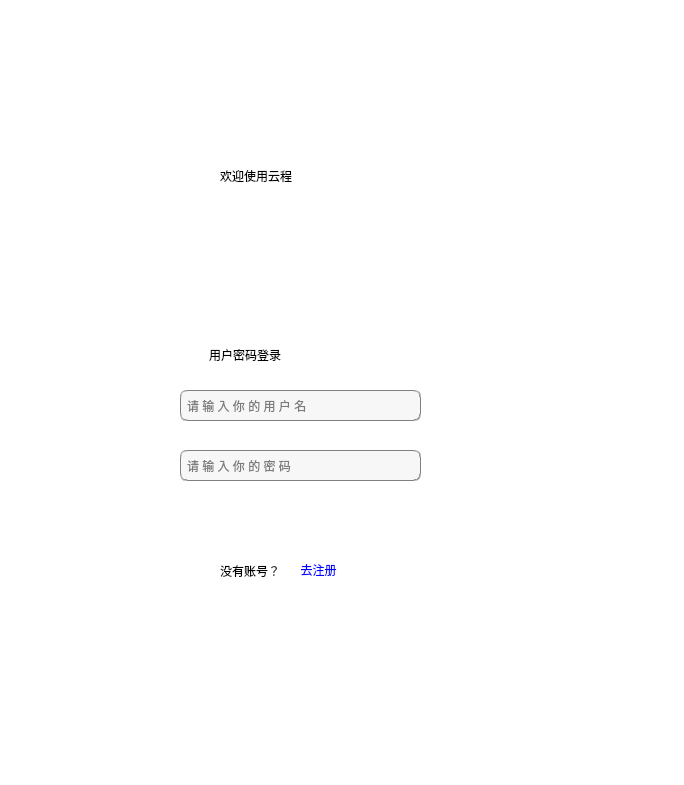
<?xml version="1.0" encoding="UTF-8"?>
<ui version="4.0">
 <class>loginWindow</class>
 <widget class="QMainWindow" name="loginWindow">
  <property name="geometry">
   <rect>
    <x>0</x>
    <y>0</y>
    <width>684</width>
    <height>785</height>
   </rect>
  </property>
  <property name="windowTitle">
   <string>MainWindow</string>
  </property>
  <property name="styleSheet">
   <string notr="true">background-color: rgb(255, 255, 255);</string>
  </property>
  <widget class="QWidget" name="centralwidget">
   <widget class="QPushButton" name="pushButton_sign_in">
    <property name="geometry">
     <rect>
      <x>180</x>
      <y>500</y>
      <width>241</width>
      <height>41</height>
     </rect>
    </property>
    <property name="styleSheet">
     <string notr="true">QPushButton {
    background-color: qlineargradient(spread:pad, x1:0.52, y1:1, x2:0.54, y2:0, 
        stop:0.0112994 rgba(64, 145, 252, 255), 
        stop:1 rgba(255, 255, 255, 255));
    color: rgb(255, 255, 255);
    border: 0px groove gray;
    border-radius: 7px;
    padding: 4px 6px;
    font: 14pt &quot;Candara&quot;;
    box-shadow: 3px 3px 6px rgba(0, 0, 0, 50);
}

/* 鼠标悬停效果 */
QPushButton:hover {
    background-color: qlineargradient(spread:pad, x1:0.52, y1:1, x2:0.54, y2:0, 
        stop:0 rgba(72, 155, 255, 255), 
        stop:1 rgba(240, 240, 240, 255));
    color: rgb(240, 240, 240);
    border: 1px solid rgba(64, 145, 252, 200);
}

/* 按下效果 */
QPushButton:pressed {
    background-color: qlineargradient(spread:pad, x1:0.52, y1:1, x2:0.54, y2:0, 
        stop:0 rgba(50, 130, 240, 255), 
        stop:1 rgba(220, 220, 220, 255));
    color: rgb(220, 220, 220);
    padding: 6px 8px; /* 模拟下沉效果 */
    border: 1px solid rgba(50, 130, 240, 200);
}
</string>
    </property>
    <property name="text">
     <string>登 录</string>
    </property>
    <property name="autoDefault">
     <bool>false</bool>
    </property>
    <property name="default">
     <bool>false</bool>
    </property>
   </widget>
   <widget class="QLabel" name="label_txt">
    <property name="geometry">
     <rect>
      <x>220</x>
      <y>150</y>
      <width>251</width>
      <height>51</height>
     </rect>
    </property>
    <property name="styleSheet">
     <string notr="true">
font: 30pt &quot;千图笔锋手写体&quot;;</string>
    </property>
    <property name="text">
     <string>欢迎使用云程</string>
    </property>
    <property name="openExternalLinks">
     <bool>false</bool>
    </property>
   </widget>
   <widget class="QLineEdit" name="LineEdit_usrname">
    <property name="geometry">
     <rect>
      <x>180</x>
      <y>390</y>
      <width>241</width>
      <height>31</height>
     </rect>
    </property>
    <property name="styleSheet">
     <string notr="true">background-color: rgb(247, 247, 247);
border:1px groove gray;border-radius:
7px;padding:2px 4px;
font: 10pt &quot;Candara&quot;;</string>
    </property>
    <property name="placeholderText">
     <string>请 输 入 你 的 用 户 名</string>
    </property>
   </widget>
   <widget class="QLineEdit" name="lineEdit_pwd">
    <property name="geometry">
     <rect>
      <x>180</x>
      <y>450</y>
      <width>241</width>
      <height>31</height>
     </rect>
    </property>
    <property name="styleSheet">
     <string notr="true">background-color: rgb(247, 247, 247);
border:1px groove gray;border-radius:
7px;padding:2px 4px;
font: 10pt &quot;Candara&quot;;</string>
    </property>
    <property name="echoMode">
     <enum>QLineEdit::EchoMode::Password</enum>
    </property>
    <property name="placeholderText">
     <string>请 输 入 你 的 密 码</string>
    </property>
   </widget>
   <widget class="QLabel" name="label_image">
    <property name="geometry">
     <rect>
      <x>550</x>
      <y>-10</y>
      <width>401</width>
      <height>781</height>
     </rect>
    </property>
    <property name="text">
     <string/>
    </property>
   </widget>
   <widget class="QLabel" name="label_tips">
    <property name="geometry">
     <rect>
      <x>209</x>
      <y>339</y>
      <width>191</width>
      <height>31</height>
     </rect>
    </property>
    <property name="styleSheet">
     <string notr="true">font: 18pt &quot;Arial Black&quot;;</string>
    </property>
    <property name="text">
     <string>用户密码登录</string>
    </property>
   </widget>
   <widget class="QLabel" name="label_logo">
    <property name="geometry">
     <rect>
      <x>70</x>
      <y>100</y>
      <width>111</width>
      <height>131</height>
     </rect>
    </property>
    <property name="text">
     <string/>
    </property>
   </widget>
   <widget class="QWidget" name="layoutWidget">
    <property name="geometry">
     <rect>
      <x>220</x>
      <y>560</y>
      <width>129</width>
      <height>21</height>
     </rect>
    </property>
    <layout class="QHBoxLayout" name="horizontalLayout">
     <item>
      <widget class="QLabel" name="label">
       <property name="styleSheet">
        <string notr="true">font-size:12px</string>
       </property>
       <property name="text">
        <string>没有账号？</string>
       </property>
      </widget>
     </item>
     <item>
      <widget class="QPushButton" name="pushButton_sign_up">
       <property name="styleSheet">
        <string notr="true">QPushButton {
    border: none;
    background-color: transparent;
    font-size: 12px;
    color: blue; /* 默认文字颜色 */
}

/* 鼠标悬停效果 */
QPushButton:hover {
    color: blue; /* 鼠标悬停时文字颜色变蓝 */
    text-decoration: underline; /* 鼠标悬停时添加下划线 */
}

/* 按下效果 */
QPushButton:pressed {
    color: darkblue; /* 按下时文字变为深蓝色 */
    padding: 2px; /* 模拟按钮按下的轻微位移 */
}
</string>
       </property>
       <property name="text">
        <string>去注册</string>
       </property>
      </widget>
     </item>
    </layout>
   </widget>
  </widget>
  <widget class="QMenuBar" name="menubar">
   <property name="geometry">
    <rect>
     <x>0</x>
     <y>0</y>
     <width>684</width>
     <height>17</height>
    </rect>
   </property>
  </widget>
  <widget class="QStatusBar" name="statusbar"/>
 </widget>
 <resources/>
 <connections/>
</ui>
